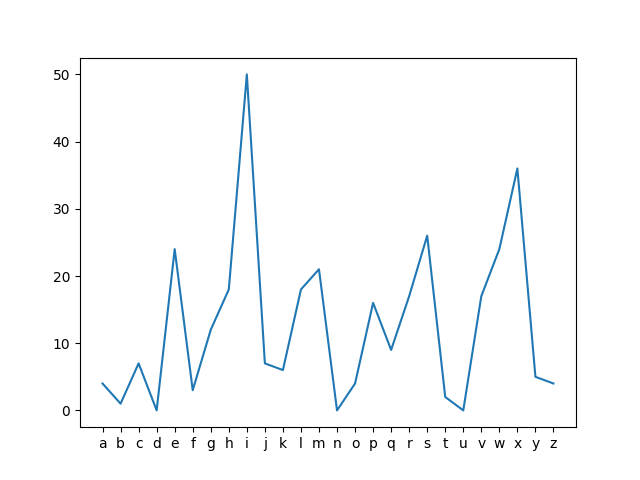

Recreate this plot in Python.
from q2a import *
from q1a import *
import matplotlib.pyplot as plt

ciphertext = ''
with open('./ciphertext.txt') as f:
    ciphertext = f.readlines()[0]

letters = ['a', 'b', 'c', 'd', 'e', 'f', 'g', 'h', 'i', 'j', 'k', 'l', 'm', 'n', 'o', 'p', 'q', 'r', 's', 't', 'u', 'v', 'w', 'x', 'y', 'z']

plt.plot( letters , num_of_occurences(output_chuncked_text(ciphertext, 6)[0]) )
plt.show()
